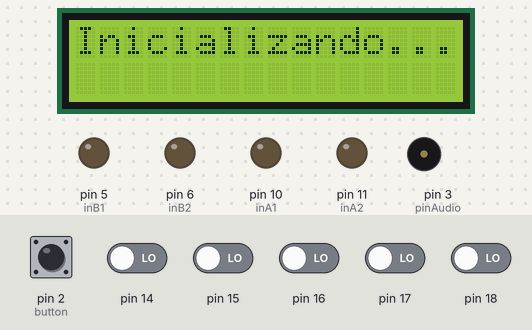
Bench run of a sketch on a simulated Arduino Uno, built with avr-gcc and run on an emulated ATmega328P. On the bench: 16×2 character LCD, output pins drawn as LEDs (lit = HIGH), buzzer (waves = sounding). Dashed ring = blinking. Inputs (shaded band) come from the test bench; at power-on: pin 2 (button) HIGH, pin 14–18 LOW.

Above: at 5.0 s.
5.1 s: pin 2 (button) pulled LOW for 3.2 s
At 7.6 s:
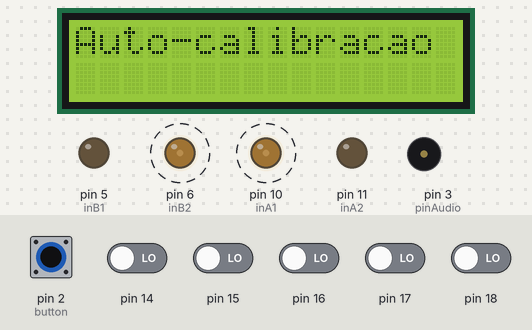
10.6 s: pin 15 driven HIGH
At 13.4 s:
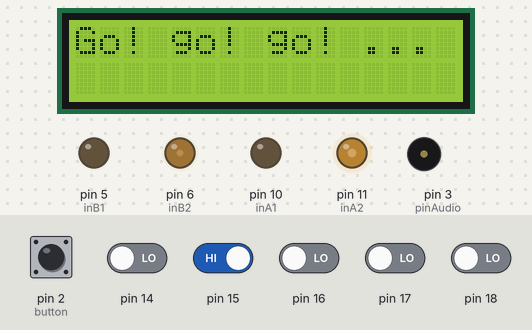
13.6 s: pin 16 driven HIGH
At 13.9 s:
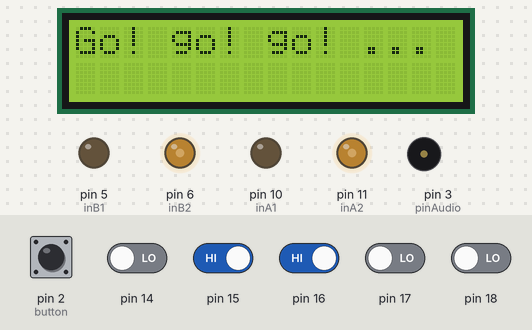
15.1 s: pin 16 driven LOW
At 16.3 s:
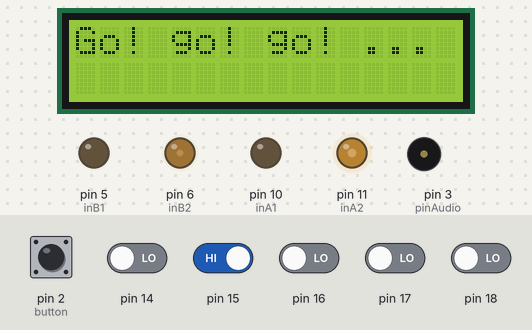
16.6 s: pin 18 driven HIGH
At 17.5 s:
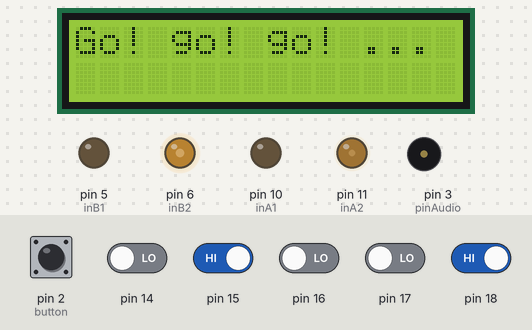
18.1 s: pin 15 driven LOW
At 18.6 s:
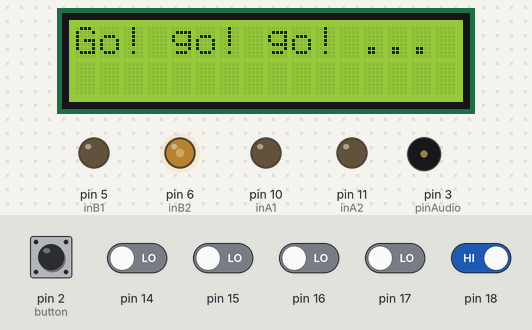
Timing chart, 0 to 20.6 s (numbered marks = the images above; inputs shaded):
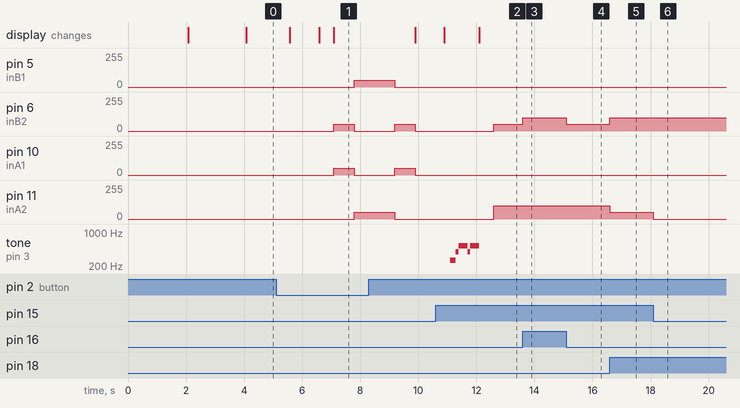

Measured:
- after the input at 5.1 s, pin 5 (inB1), pin 11 (inA2): 0/255 → 50/255 after 2.7 s, → 0/255 1.4 s later; pin 6 (inB2), pin 10 (inA1): alternates 50/255 for 0.70 s and 0/255 for 1.4 s, starting after 2.0 s; the display: first differs from a run without the input after 2.0 s (image 1)
- after the input at 10.6 s, pin 6 (inB2): 0/255 → 50/255 after 2.0 s
- after the input at 13.6 s, pin 6 (inB2): 50/255 → 100/255 at once
- after the input at 15.1 s, pin 6 (inB2): 100/255 → 50/255 at once
- after the input at 16.6 s, pin 6 (inB2): 50/255 → 100/255 at once; pin 11 (inA2): 100/255 → 50/255 at once
- after the input at 18.1 s, pin 11 (inA2): 50/255 → 0/255 at once
- by itself, tone on pin 3 (pinAudio): repeats every 0.40 s: 392 Hz 0.10 s, 523 Hz 0.30 s, until it stays silent from 12.1 s

The sketch:

LINUSBot_9_3pi_modelo_EnglishVersion.ino
```cpp
// Libraries include
#include <Button.h>
#include <QTRSensors.h>
#include <Wire.h>
#include <LiquidCrystal.h>


// Constants and variables definition
#define NUMREADINGS 10 // Sample numbers to take the median batery voltage


// Objects definition
Button button = Button(2,BUTTON_PULLUP_INTERNAL); // pin 2 - button
// the 5 sensor are in the analogic pins
// used as digital pins named 14, 15, 16, 17 and 18
// time-out 2000 and without LED pin
QTRSensorsRC qtr((unsigned char[]) {14, 15, 16, 17, 18}, 5, 2000, QTR_NO_EMITTER_PIN);
// display in the pins: R/W - 13, Enable - 12, data - 9, 8, 7 e 4
LiquidCrystal lcd(13, 12, 9, 8, 7, 4);

// Variables definition
unsigned int sensors[5]; // Array to store the sensors values


int inA1 = 10; // Dual H-Bridge pins
int inA2 = 11;
int inB1 = 5;
int inB2 = 6;

//int pinButton = 2; // Button pin
int pinBatery = 5;   // batery sensor pin
// |GND|---/\/\/\/------/\/\/\/-----|VCC|
//           10K     |    5K
//                   |
int pinAudio = 3;  // Buzzer/Speaker pin


int voltage;
int readings[NUMREADINGS];
float volts = 0;
int total = 0;
float average = 0;
int index = 0;

// performed at the Arduino initialization
void setup(){
  lcd.begin(16, 2);
  Serial.begin(9600);        // Initialize the serial communication
  pinMode(pinAudio, OUTPUT); // Define the Audio pin as an output
  set_motors(0,0); // while wait, motors are stopped

  lcd.clear();
  lcd.setCursor(0, 0);
  lcd.print("    LINUSBot");
  lcd.setCursor(0, 1);
  lcd.print(" Line Follower ");
  delay(2000);
  voltage = read_batery(); // take the batery voltage measure
  lcd.clear();
  lcd.setCursor(0, 0);
  lcd.print("Bateria");
  lcd.setCursor(0, 1);
  lcd.print(voltage);
  lcd.print(" mV");
  delay(2000);
  lcd.clear();
  lcd.setCursor(0, 0);
  lcd.print("Inicializando...");
  delay(1500);
  lcd.setCursor(0, 1);
  lcd.print("OK!");
  delay(1000);
  lcd.clear();
  lcd.setCursor(0, 0);
  lcd.print("Pressione Botao");
  while(!button.isPressed()){
  }
  delay(500); // Delay to allow time to take your finger off the button
              // Always wait for a button pressed before your robot
              // get in movement
  lcd.clear();
  lcd.setCursor(0, 0);
  lcd.print("Auto-calibracao");
  //Serial.println("Auto-calibracao");
  // Autocalibration: turns to right and after to left and returns to the start position
  // sensors' calibration
  unsigned int counter; // used as a simple counter
  for(counter=0; counter<80; counter++){
    if(counter < 20 || counter >= 60){
      set_motors(50,-50); // turn to right
    }
    else{
      set_motors(-50,50); // turn to left
    }
    // This function stores a set of reads of the sensors and
    // keep information about the maximum and minimum values found.
    qtr.calibrate();
    // Since w count till 80, the whole time of calibration will be: 80 * 10 = 800 ms
    delay(10);
  }
  set_motors(0,0); // ensures that the motors are stopped after calibration proccess

  lcd.setCursor(0, 1);
  lcd.print("Calibrado!");
  delay(1000);
  lcd.clear();
  lcd.setCursor(0, 0);
  lcd.print("Pressione botao");

  // While button is not pressed shows the position of the line relative to the sensors; used to debug via serial console.
  /*
  while(!button.isPressed()){
    unsigned int position = qtr.readLine(sensors);
    Serial.println(position);
  }
  */
}


// This is the main function, where the code begin. All Arduino code
// need to have a loop() function defined anywhere
void loop(){
  while(!button.isPressed()){
  }
  delay(200);
  playMusic();
  lcd.clear();
  lcd.setCursor(0, 0);
  lcd.print("Go! go! go! ...");
  delay(500);
  // this is the main loop - it will run forever
  while(1){
    // Get the position of the line.  Note that we *must* provide
    // the "sensors" argument to read_line() here, even though we
    // are not interested in the individual sensor readings.
    unsigned int position = qtr.readLine(sensors);

    /*
    if (sensors[0] > 750 && sensors[1] > 750 && sensors[2] > 750 && sensors[3] > 750 && sensors[4] > 750){
      // If the individual position of each sensor is in these thresholds
      // May be that the robot has found a end course,
      // Or is on the verge of a table about to fall,
      // In this case we should do something .. maybe stop the engines, reverse or
      // Rotate 180 degrees, and so on.
      set_motors(0,0); // motors stopped
      set_motors(-50,-50); // reverse
      return;
    }
    */

    // We check the line position and adjusting the motors speeds
    // And direction, according to the need
    // The position of the line is determined as follows;
    // 0*valor0+1000*valor1+2000*valor2+.....
    // When fully left the value is 0,
    // When exactly in the middle (sensor2) value is 2000 ... and so on
    if(position < 500){ // The line is totaly at the left of the robot
      set_motors(0,100); // turns to left (sharp) to correct
    }
    // The line is between sensors 0 and 1
    else if(position >= 500 && position < 1500){
      set_motors(50,100); // turns to left (soft) to correct
    }
    // The line is between sensors 1 and 3, including sensor 2
    // almost the middle way
    else if(position >= 1500 && position < 2500){
      set_motors(100,100); // walk forward with maximum speed
    }
    // The line is between sensors 3 and 4
    else if(position >= 2500 && position < 3500){
      set_motors(100,50); // turns to right (soft) to correct
    }
    // The line is totaly at the right of the robot
    else{
      set_motors(100,0); // turns to right (sharp) to correct
    }
  }
  // This part of the code is never reached.  A robot should
    // never reach the end of its program, or unpredictable behavior
    // will result as random code starts getting executed.  If you
    // really want to stop all actions at some point, set your motors
    // to 0,0 and run the following command to loop forever:
  set_motors(0,0);
  while(1);
}


// Motors actuation
void set_motors(int left_speed, int right_speed){
  if(right_speed >= 0 && left_speed >= 0){
    analogWrite(inA1, 0);
    analogWrite(inA2, right_speed);
    analogWrite(inB1, 0);
    analogWrite(inB2, left_speed);
  }
  if(right_speed >= 0 && left_speed < 0){
    left_speed = -left_speed;
    analogWrite(inA1, 0);
    analogWrite(inA2, right_speed);
    analogWrite(inB1, left_speed);
    analogWrite(inB2, 0);
  }
  if(right_speed < 0 && left_speed >= 0){
    right_speed = -right_speed;
    analogWrite(inA1, right_speed);
    analogWrite(inA2, 0);
    analogWrite(inB1, 0);
    analogWrite(inB2, left_speed);
  }
}


// Batery check
unsigned int read_batery(){
  // Median
  for (int k = 0; k < NUMREADINGS; k++){ // zeroing the array of values
    readings[k] = 0;
  }
  total -= readings[index]; // Initialize the total amount
  readings[index] = analogRead(pinBatery); // reads the sensor
  total += readings[index]; // sum values
  index = (index + 1); // next value
  if (index >= NUMREADINGS){ // check if is the end of reads
    index = 0; // if yes, zeroing the index
  }
  average = total / NUMREADINGS; // simple median
  //Serial.println(average); // just for debug via serial console
  // Now we workout the voltage value based in the analog read and median
  volts = average * 5000 * 3 / 2 / 1023 * 10;
  return (volts); // Returns with the value
}

// Plays sounds and music
void playMusic(){
  // Notes frequency definition
  #define NOTE_B0  31
  #define NOTE_C1  33
  #define NOTE_CS1 35
  #define NOTE_D1  37
  #define NOTE_DS1 39
  #define NOTE_E1  41
  #define NOTE_F1  44
  #define NOTE_FS1 46
  #define NOTE_G1  49
  #define NOTE_GS1 52
  #define NOTE_A1  55
  #define NOTE_AS1 58
  #define NOTE_B1  62
  #define NOTE_C2  65
  #define NOTE_CS2 69
  #define NOTE_D2  73
  #define NOTE_DS2 78
  #define NOTE_E2  82
  #define NOTE_F2  87
  #define NOTE_FS2 93
  #define NOTE_G2  98
  #define NOTE_GS2 104
  #define NOTE_A2  110
  #define NOTE_AS2 117
  #define NOTE_B2  123
  #define NOTE_C3  131
  #define NOTE_CS3 139
  #define NOTE_D3  147
  #define NOTE_DS3 156
  #define NOTE_E3  165
  #define NOTE_F3  175
  #define NOTE_FS3 185
  #define NOTE_G3  196
  #define NOTE_GS3 208
  #define NOTE_A3  220
  #define NOTE_AS3 233
  #define NOTE_B3  247
  #define NOTE_C4  262
  #define NOTE_CS4 277
  #define NOTE_D4  294
  #define NOTE_DS4 311
  #define NOTE_E4  330
  #define NOTE_F4  349
  #define NOTE_FS4 370
  #define NOTE_G4  392
  #define NOTE_GS4 415
  #define NOTE_A4  440
  #define NOTE_AS4 466
  #define NOTE_B4  494
  #define NOTE_C5  523
  #define NOTE_CS5 554
  #define NOTE_D5  587
  #define NOTE_DS5 622
  #define NOTE_E5  659
  #define NOTE_F5  698
  #define NOTE_FS5 740
  #define NOTE_G5  784
  #define NOTE_GS5 831
  #define NOTE_A5  880
  #define NOTE_AS5 932
  #define NOTE_B5  988
  #define NOTE_C6  1047
  #define NOTE_CS6 1109
  #define NOTE_D6  1175
  #define NOTE_DS6 1245
  #define NOTE_E6  1319
  #define NOTE_F6  1397
  #define NOTE_FS6 1480
  #define NOTE_G6  1568
  #define NOTE_GS6 1661
  #define NOTE_A6  1760
  #define NOTE_AS6 1865
  #define NOTE_B6  1976
  #define NOTE_C7  2093
  #define NOTE_CS7 2217
  #define NOTE_D7  2349
  #define NOTE_DS7 2489
  #define NOTE_E7  2637
  #define NOTE_F7  2794
  #define NOTE_FS7 2960
  #define NOTE_G7  3136
  #define NOTE_GS7 3322
  #define NOTE_A7  3520
  #define NOTE_AS7 3729
  #define NOTE_B7  3951
  #define NOTE_C8  4186
  #define NOTE_CS8 4435
  #define NOTE_D8  4699
  #define NOTE_DS8 4978

  // Musics definition
  int note[] = {NOTE_C4, NOTE_C4, NOTE_G4, NOTE_C5, NOTE_G4, NOTE_C5};
  int duration[] = {100, 100, 100, 300, 100, 300};

  int starttune[] = {NOTE_C4, NOTE_F4, NOTE_C4, NOTE_F4, NOTE_C4, NOTE_F4, NOTE_C4, NOTE_F4, NOTE_G4, NOTE_F4, NOTE_E4, NOTE_F4, NOTE_G4};
  int duration2[] = {100, 200, 100, 200, 100, 400, 100, 100, 100, 100, 200, 100, 500};

  int error[] = {NOTE_G3, NOTE_C3, NOTE_G3, NOTE_C3, NOTE_G3, NOTE_C3, NOTE_G3, NOTE_C3};
  int duration3[] = {100, 200, 100, 200, 100, 200, 100, 200};

  // Loop with the amount of notes to be played
  // If needed, change the internal FOR loop value
  for(int i=0;i<6;i++){
     tone(pinAudio, note[i], duration[i]); // emits the sound note/duration
     delay(duration[i]);                   // pause
     noTone(pinAudio);                     // ending
  }
}
```
